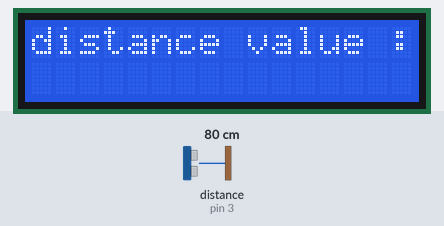
Bench run of a sketch on a simulated Arduino Uno, built with avr-gcc and run on an emulated ATmega328P. On the bench: 16×2 character LCD. Wiring (inferred from the names in the program): ultrasonic range finder: trigger pin 2; echo pin 3. The inputs (shaded band) are chosen by the test bench; at power-on: distance to the obstacle (sensor on pin 3) 80 cm. The echo pulse lasts 58.3 µs per cm; what the sketch prints to the serial monitor is not drawn.

Above: at 1.26 s.
1.3 s: distance to the obstacle (sensor on pin 3) set to 2 cm
At 3.2 s:
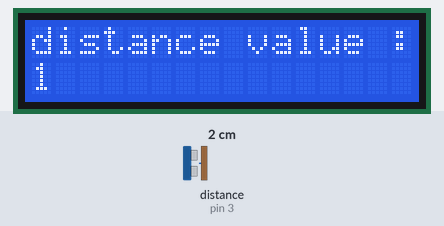
4.9 s: distance to the obstacle (sensor on pin 3) set to 4 cm
At 6.5 s:
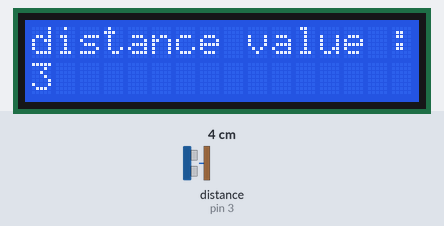
8.3 s: distance to the obstacle (sensor on pin 3) set to 9 cm
At 10.0 s:
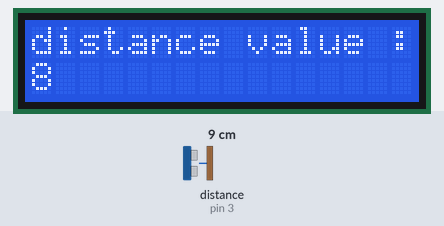
Timing chart, 0 to 11.5 s (numbered marks = the images above; inputs shaded):
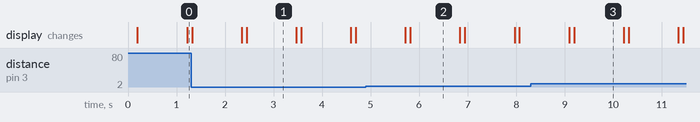

The sketch:

ledDistance.ino
```cpp
#include <Wire.h>
#include <LiquidCrystal_I2C.h>

LiquidCrystal_I2C lcd(0x27, 16, 2);
int trig_pin = 2;
int echo_pin = 3;

void setup()
{
  pinMode(trig_pin, OUTPUT);
  pinMode(echo_pin, INPUT);

  Serial.begin(9600);

  lcd.begin();
  lcd.backlight();
}

void loop() {
  lcd.clear();

  lcd.home();
  lcd.print("distance value : ");

  lcd.setCursor(0,1);
  lcd.print(getDistance(trig_pin, echo_pin));

  delay(1000);
}

int getDistance(int aTrig_pin, int aEcho_pin) {
  digitalWrite(aTrig_pin, HIGH);
  delayMicroseconds(10);
  digitalWrite(aTrig_pin, LOW);
  long duration = pulseIn(aEcho_pin, HIGH);
  long distance = duration / 58.2;
  Serial.println(distance);
  delay(100);

  return distance;
}
```

Measured:
- after the input at 1.3 s, the display: first differs from a run without the input after 1.1 s (image 1)
- after the input at 4.9 s, the display: first differs from a run without the input after 0.92 s (image 2)
- after the input at 8.3 s, the display: first differs from a run without the input after 0.89 s (image 3)
- what the display in image 1 shows lasts 1.1 s, from 2.4 s to 3.5 s
